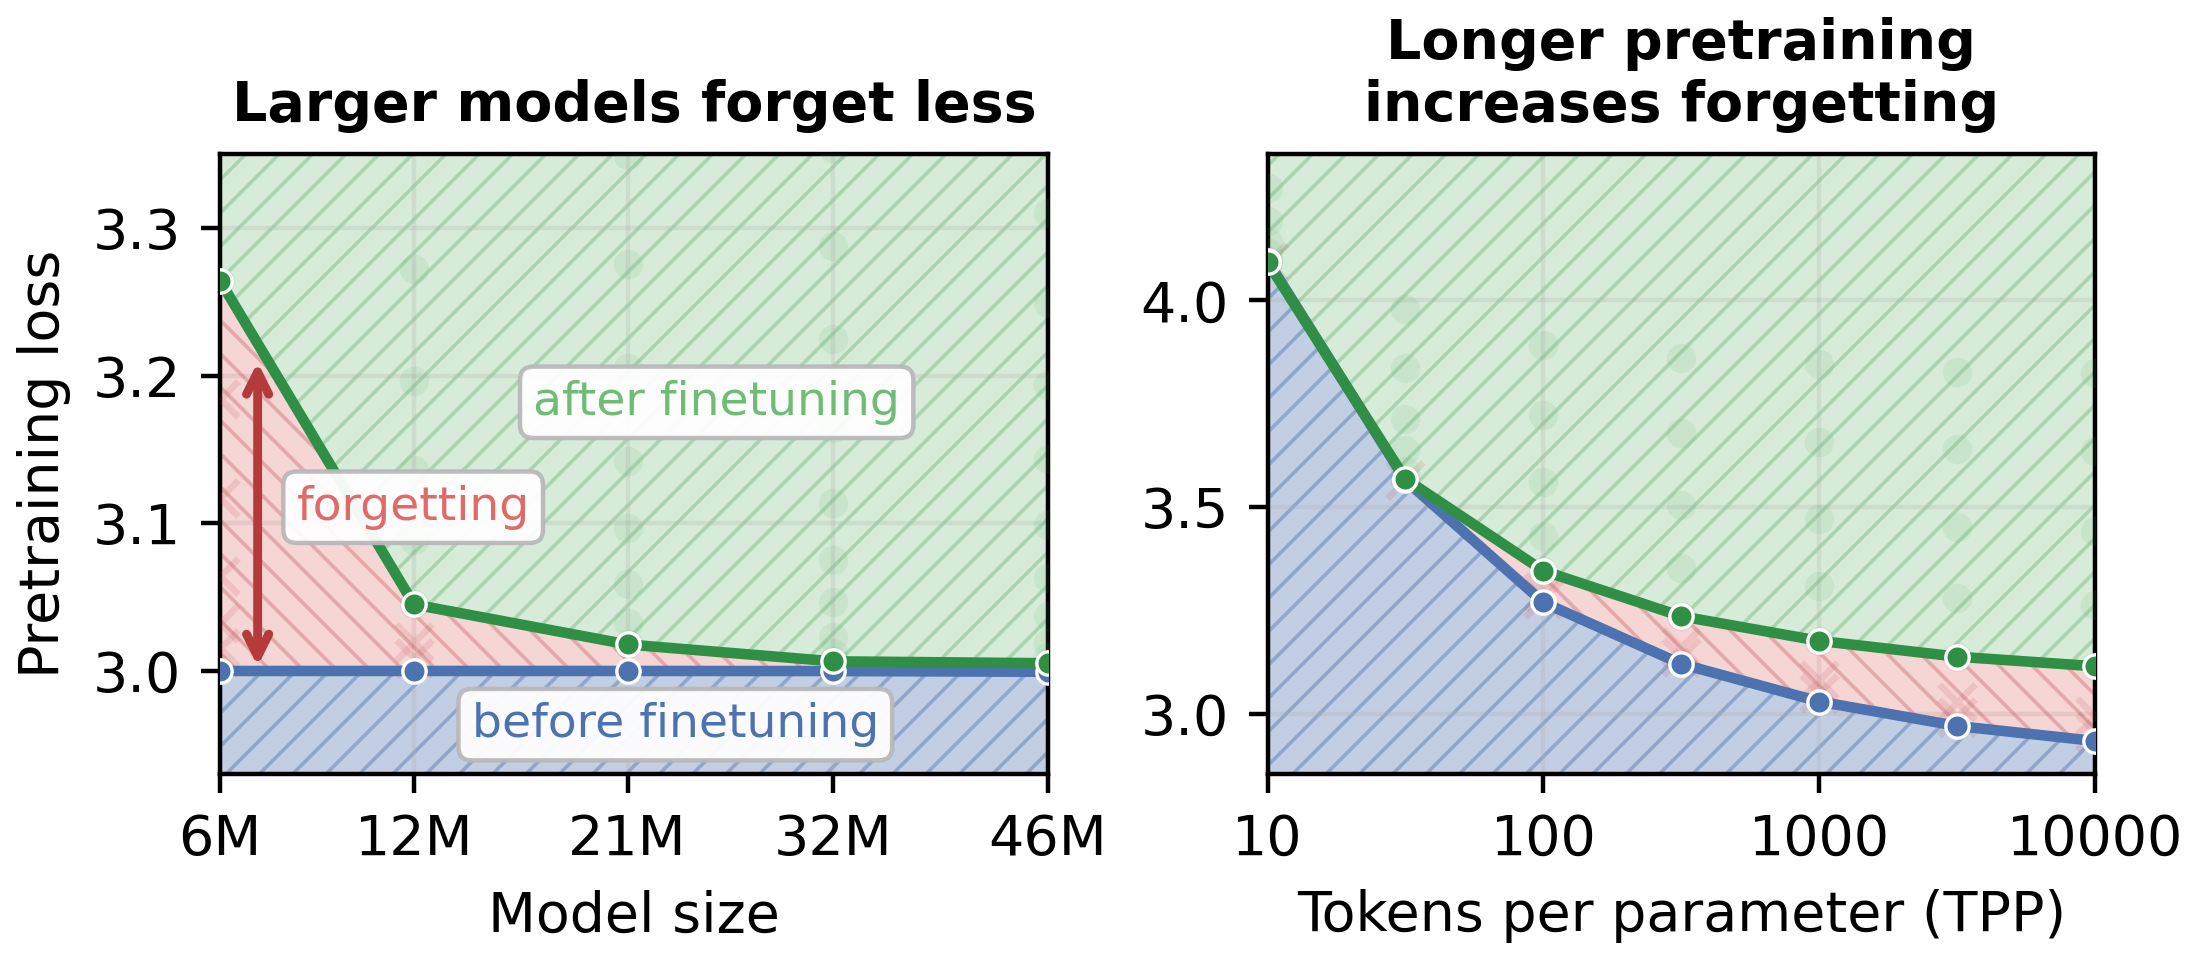

Reproduce this figure in Python.
import argparse
import json
from pathlib import Path

import matplotlib.pyplot as plt
import matplotlib.ticker as mticker
import numpy as np
import pandas as pd


HERE = Path(__file__).resolve().parent

PRETRAIN_LENGTH_PRETRAIN_SWEEP = "0zjpdd9g"
PRETRAIN_LENGTH_FINETUNE_SWEEP = "2ecqgvb5"
MODEL_SIZE_PRETRAIN_SWEEP = "dns1uo8c"
MODEL_SIZE_FINETUNE_SWEEP = "919li0b9"


def read_json(path):
    return json.loads(path.read_text())


def load_sweep(cache, sweep):
    rows = []
    for run_dir in sorted((cache / "sweeps" / sweep).iterdir()):
        if not run_dir.is_dir():
            continue
        rows.append(
            {
                "run": run_dir.name,
                "state": str(read_json(run_dir / "metadata.json").get("state", "")).lower(),
                "cfg": read_json(run_dir / "config.json"),
                "summary": read_json(run_dir / "summary.json"),
            }
        )
    return pd.DataFrame(rows)


def target_loss_reached(summary):
    return summary.get("stop_reason") == "target_loss" or bool(summary.get("target_loss_reached"))


def model_params(summary):
    return summary["n_param_nonembed"] + summary["n_param_embed"]


def pretrain_tpp(cfg):
    return cfg["stop.tokens_per_param"]


def loaded_pretrain_tpp(cfg):
    return cfg["load_cfg.stop.tokens_per_param"]


def model_width(cfg):
    return cfg["model.D"]


def pretrain_length_points(cache, pretrain_sweep, finetune_sweep):
    pre = (
        load_sweep(cache, pretrain_sweep)
        .query("state == 'finished'")
        .assign(
            tpp=lambda x: x.cfg.map(pretrain_tpp),
            pretraining_loss=lambda x: x.summary.map(lambda s: s.get("valid_ntp")),
        )[["run", "tpp", "pretraining_loss"]]
        .rename(columns={"run": "pretrain_run"})
    )
    ft = (
        load_sweep(cache, finetune_sweep)
        .query("state in ['finished', 'running']")
        .assign(
            tpp=lambda x: x.cfg.map(loaded_pretrain_tpp),
            finetune_end=lambda x: x.summary.map(lambda s: s.get("prev_ntp")),
            stop_reason=lambda x: x.summary.map(lambda s: s.get("stop_reason")),
            target_loss_reached=lambda x: x.summary.map(target_loss_reached),
        )[["run", "state", "tpp", "finetune_end", "stop_reason", "target_loss_reached"]]
        .rename(columns={"run": "finetune_run"})
    )

    df = pre.merge(ft, on="tpp")
    return numeric_sort(df, ["tpp", "pretraining_loss", "finetune_end"], "tpp")


def model_size_points(cache, pretrain_sweep, finetune_sweep):
    pre = (
        load_sweep(cache, pretrain_sweep)
        .query("state == 'finished'")
        .assign(
            width=lambda x: x.cfg.map(model_width),
            params=lambda x: x.summary.map(model_params),
            pretraining_loss=lambda x: x.summary.map(lambda s: s.get("valid_ntp")),
        )[["run", "width", "params", "pretraining_loss"]]
        .rename(columns={"run": "pretrain_run"})
    )
    ft = (
        load_sweep(cache, finetune_sweep)
        .query("state in ['finished', 'running']")
        .assign(
            width=lambda x: x.cfg.map(model_width),
            finetune_end=lambda x: x.summary.map(lambda s: s.get("prev_ntp")),
            stop_reason=lambda x: x.summary.map(lambda s: s.get("stop_reason")),
            target_loss_reached=lambda x: x.summary.map(target_loss_reached),
        )[["run", "state", "width", "finetune_end", "stop_reason", "target_loss_reached"]]
        .rename(columns={"run": "finetune_run"})
    )

    df = pre.merge(ft, on="width")
    df = numeric_sort(df, ["width", "params", "pretraining_loss", "finetune_end"], "params")
    df["model_size_m"] = (df.params / 1e6).round().astype(int)
    return df


def numeric_sort(df, numeric_cols, sort_col):
    df = df.copy()
    df[numeric_cols] = df[numeric_cols].apply(pd.to_numeric, errors="coerce")
    return df.dropna(subset=numeric_cols).sort_values(sort_col)


def plot_slice(ax, df, x_col, xlabel, colors, ylim=None):
    finished = df[df.state == "finished"]
    running = df[df.state == "running"]
    target = finished[finished.target_loss_reached]
    missed = finished[~finished.target_loss_reached]
    pre = df.groupby(x_col, as_index=False).pretraining_loss.mean().sort_values(x_col)
    best = target.loc[target.groupby(x_col).finetune_end.idxmin()].sort_values(x_col)

    y_values = pd.concat([df.pretraining_loss, df.finetune_end]).dropna()
    y_pad = (y_values.max() - y_values.min()) * 0.06
    y_bottom = y_values.min() - y_pad
    y_top = y_values.max() + y_pad
    if ylim is not None:
        y_bottom = min(y_bottom, ylim[0] - y_pad)
        y_top = max(y_top, ylim[1] + y_pad)

    ax.fill_between(
        pre[x_col],
        y_bottom,
        pre.pretraining_loss,
        facecolor=colors["after_pretraining"],
        edgecolor=colors["after_pretraining_hatch"],
        alpha=0.34,
        hatch="////",
        linewidth=0,
        zorder=1,
    )
    ax.fill_between(
        best[x_col],
        pre.pretraining_loss,
        best.finetune_end,
        facecolor=colors["forgetting"],
        edgecolor=colors["forgetting_hatch"],
        alpha=0.28,
        hatch="\\\\\\\\",
        linewidth=0,
        zorder=2,
    )
    ax.fill_between(
        best[x_col],
        best.finetune_end,
        y_top,
        facecolor=colors["after_finetuning"],
        edgecolor=colors["after_finetuning_hatch"],
        alpha=0.28,
        hatch="////",
        linewidth=0,
        zorder=1,
    )
    if not target.empty:
        ax.scatter(
            target[x_col],
            target.finetune_end,
            s=28,
            alpha=0.1,
            color=colors["point_finished"],
            linewidths=0,
            zorder=3,
        )
    if not missed.empty:
        ax.scatter(
            missed[x_col],
            missed.finetune_end,
            s=42,
            alpha=0.15,
            marker="x",
            color=colors["point_missed"],
            linewidths=1.2,
            zorder=3,
        )
    if not running.empty:
        ax.scatter(
            running[x_col],
            running.finetune_end,
            s=38,
            alpha=0.2,
            marker="^",
            color=colors["point_running"],
            linewidths=0,
            zorder=3,
        )
    ax.plot(
        pre[x_col],
        pre.pretraining_loss,
        lw=1.9,
        marker="o",
        markersize=4.2,
        color=colors["pretrain_line"],
        markerfacecolor=colors["pretrain_line"],
        markeredgecolor="white",
        markeredgewidth=0.6,
        zorder=4,
    )
    ax.plot(
        best[x_col],
        best.finetune_end,
        lw=1.9,
        marker="o",
        markersize=4.2,
        color=colors["finetune_line"],
        markerfacecolor=colors["finetune_line"],
        markeredgecolor="white",
        markeredgewidth=0.6,
        zorder=4,
    )

    ax.set_xlabel(xlabel)
    ax.set_xlim(pre[x_col].min(), pre[x_col].max())
    ax.set_ylim(ylim or (y_bottom, y_top))
    ax.grid(alpha=0.25, linewidth=0.8)
    return pre, best


def label_regions(ax, colors, *, include_forgetting=True, positions=None):
    box = {
        "boxstyle": "round,pad=0.28",
        "facecolor": "white",
        "edgecolor": "0.72",
        "linewidth": 0.8,
        "alpha": 0.94,
    }
    positions = positions or {
        "after_finetuning": (0.60, 0.6),
        "forgetting": (0.13, 0.4),
        "before_finetuning": (0.55, 0.08),
    }
    labels = [
        (*positions["after_finetuning"], "after finetuning", colors["after_finetuning"]),
    ]
    if include_forgetting:
        labels.append((*positions["forgetting"], "forgetting", colors["forgetting"]))
    labels.append((*positions["before_finetuning"], "before finetuning", colors["after_pretraining"]))
    for x, y, text, color in labels:
        ax.text(
            x,
            y,
            text,
            color=color,
            transform=ax.transAxes,
            ha="center",
            va="center",
            fontsize=8.5,
            bbox=box,
            zorder=5,
        )


def boundary_y_at(x, boundary, x_col, y_col, x_transform=lambda values: values):
    xs = boundary[x_col].to_numpy(dtype=float)
    ys = boundary[y_col].to_numpy(dtype=float)
    return float(np.interp(x_transform(x), x_transform(xs), ys))


def label_forgetting_gap(ax, pre, best, x_col, colors, *, x, x_transform=lambda values: values):
    y_pre = boundary_y_at(x, pre, x_col, "pretraining_loss", x_transform)
    y_best = boundary_y_at(x, best, x_col, "finetune_end", x_transform)
    y_low, y_high = sorted((y_pre, y_best))
    arrow_pad = (ax.get_ylim()[1] - ax.get_ylim()[0]) * 0.015
    y_mid = (y_low + y_high) / 2

    ax.annotate(
        "",
        xy=(x, y_high - 2*arrow_pad),
        xytext=(x, y_low + 0.5*arrow_pad),
        arrowprops={
            "arrowstyle": "<->",
            "color": colors["forgetting_hatch"],
            "lw": 1.6,
            "mutation_scale": 10,
            "shrinkA": 0,
            "shrinkB": 0,
        },
        zorder=6,
    )
    ax.annotate(
        "forgetting",
        xy=(x, y_mid),
        xytext=(7, 0),
        textcoords="offset points",
        color=colors["forgetting"],
        ha="left",
        va="center",
        fontsize=8.5,
        bbox={
            "boxstyle": "round,pad=0.28",
            "facecolor": "white",
            "edgecolor": "0.72",
            "linewidth": 0.8,
            "alpha": 0.94,
        },
        zorder=6,
    )


def parse_args():
    parser = argparse.ArgumentParser()
    parser.add_argument("--cache", default="~/wandb/cache")
    parser.add_argument("--out-dir", default=str(HERE))
    parser.add_argument("--pretrain-length-pretrain-sweep", default=PRETRAIN_LENGTH_PRETRAIN_SWEEP)
    parser.add_argument("--pretrain-length-finetune-sweep", default=PRETRAIN_LENGTH_FINETUNE_SWEEP)
    parser.add_argument("--model-size-pretrain-sweep", default=MODEL_SIZE_PRETRAIN_SWEEP)
    parser.add_argument("--model-size-finetune-sweep", default=MODEL_SIZE_FINETUNE_SWEEP)
    return parser.parse_args()


def main():
    args = parse_args()
    cache = Path(args.cache).expanduser()
    out_dir = Path(args.out_dir).expanduser()
    out_dir.mkdir(parents=True, exist_ok=True)

    plt.rcParams["hatch.linewidth"] = 0.65
    colors = {
        "after_pretraining": "#4c72b0",
        "after_pretraining_hatch": "#2d5b96",
        "forgetting": "#df6b68",
        "forgetting_hatch": "#b53a3a",
        "after_finetuning": "#6fbd75",
        "after_finetuning_hatch": "#3c944a",
        "pretrain_line": "#4c72b0",
        "finetune_line": "#2f8f45",
        "point_finished": "#55a868",
        "point_missed": "#c44e52",
        "point_running": "#dd8452",
    }

    pretrain_df = pretrain_length_points(
        cache,
        args.pretrain_length_pretrain_sweep,
        args.pretrain_length_finetune_sweep,
    )
    model_df = model_size_points(
        cache,
        args.model_size_pretrain_sweep,
        args.model_size_finetune_sweep,
    )

    fig, axs = plt.subplots(1, 2, figsize=(5.5, 2.4), constrained_layout=True)

    model_pre, model_best = plot_slice(axs[0], model_df, "model_size_m", "Model size", colors, ylim=(2.93, 3.35))
    axs[0].set_title("Larger models forget less", fontsize=10, fontweight="bold")
    axs[0].set_ylabel("Pretraining loss")
    axs[0].set_xscale("function", functions=(lambda x: x**0.5, lambda x: x**2))
    model_ticks = sorted(model_df.model_size_m.unique())
    axs[0].set_xticks(model_ticks)
    axs[0].xaxis.set_major_formatter(mticker.FuncFormatter(lambda x, _: f"{x:g}M"))
    label_regions(axs[0], colors, include_forgetting=False)
    label_forgetting_gap(
        axs[0],
        model_pre,
        model_best,
        "model_size_m",
        colors,
        x=7,
        x_transform=lambda values: values**0.5,
    )

    plot_slice(axs[1], pretrain_df, "tpp", "Tokens per parameter (TPP)", colors)
    axs[1].set_title("Longer pretraining\nincreases forgetting", fontsize=10, fontweight="bold")
    axs[1].set_xscale("log")
    axs[1].set_xticks([10, 100, 1000, 10000])
    axs[1].xaxis.set_minor_locator(mticker.NullLocator())
    axs[1].xaxis.set_major_formatter(mticker.FuncFormatter(lambda x, _: f"{x:g}"))
    # label_regions(
    #     axs[1],
    #     colors,
    #     include_forgetting=False,
    #     positions={
    #         "after_finetuning": (0.66, 0.63),
    #         "before_finetuning": (0.29, 0.09),
    #     },
    # )

    for ext in ("png", "pdf"):
        fig.savefig(out_dir / f"plot_simple.{ext}", dpi=400)
    print(out_dir / "plot_simple.png")
    print(out_dir / "plot_simple.pdf")


if __name__ == "__main__":
    main()
